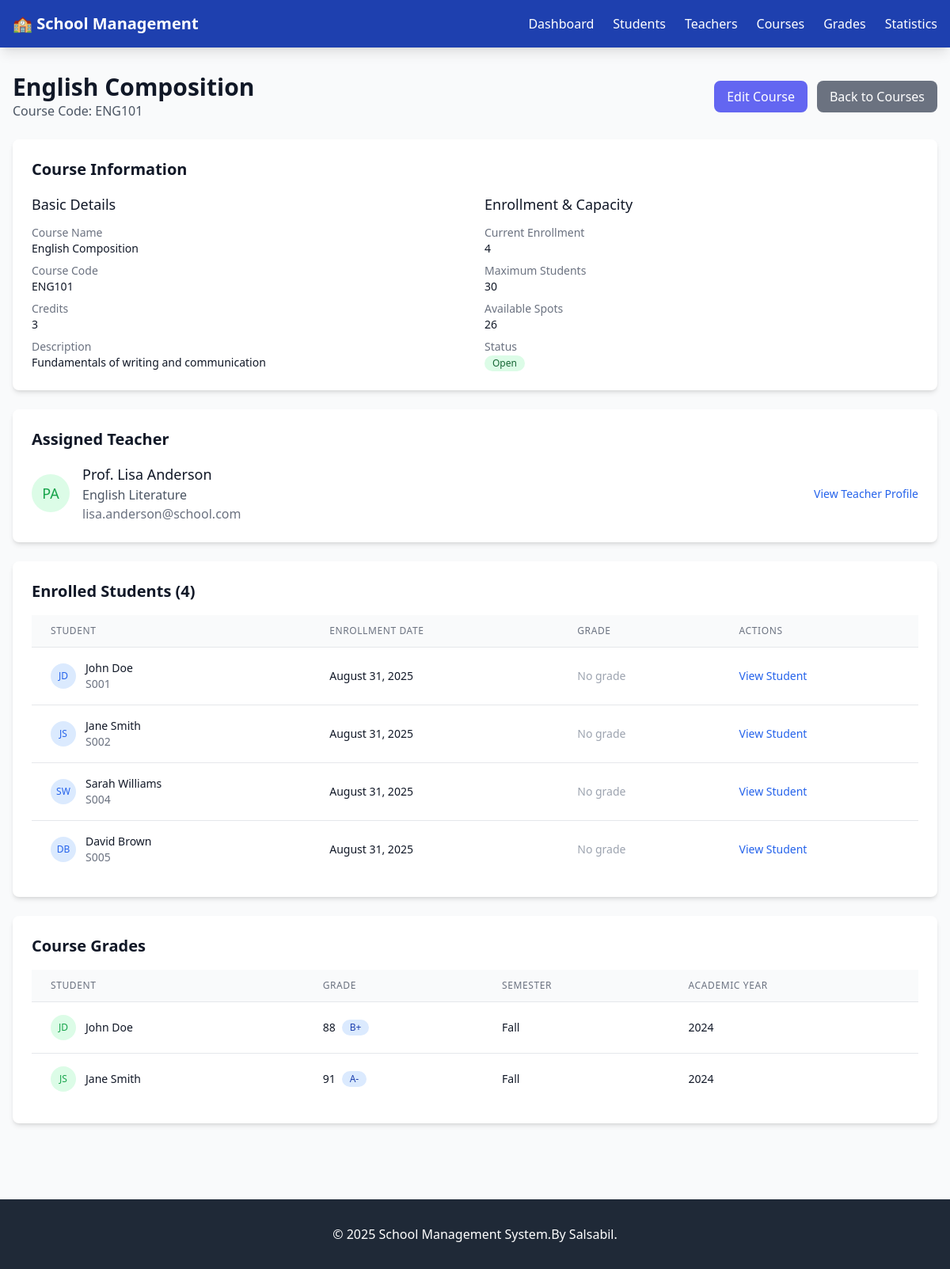
Screenshot of /courses/2 with the database file from the repository.
### models/your_model.py (models this page shows, shortened)
class Course(db.Model):
    __tablename__ = 'courses'
    id = db.Column(db.Integer, primary_key=True)
    course_code = db.Column(db.String(20), unique=True, nullable=False)
    course_name = db.Column(db.String(100), nullable=False)
    description = db.Column(db.Text)
    credits = db.Column(db.Integer, default=1)
    max_students = db.Column(db.Integer, default=30)
    teacher_id = db.Column(db.Integer, db.ForeignKey('teachers.id', ondelete='SET NULL'), nullable=True)
    enrollments = db.relationship('Enrollment', backref='course', lazy=True, cascade='all, delete-orphan')
    grades = db.relationship('Grade', backref='course', lazy=True, cascade='all, delete-orphan')

class Teacher(db.Model):
    __tablename__ = 'teachers'
    id = db.Column(db.Integer, primary_key=True)
    teacher_id = db.Column(db.String(10), unique=True, nullable=False)
    first_name = db.Column(db.String(50), nullable=False)
    last_name = db.Column(db.String(50), nullable=False)
    email = db.Column(db.String(100), unique=True, nullable=False)
    subject_specialty = db.Column(db.String(100))
    hire_date = db.Column(db.Date, default=datetime.utcnow().date)
    status = db.Column(db.String(20), default='active')
    courses = db.relationship('Course', backref='teacher', lazy=True, cascade='all, delete-orphan')
    @property
    def full_name(self):
        return f"{self.first_name} {self.last_name}"

class Enrollment(db.Model):
    __tablename__ = 'enrollments'
    id = db.Column(db.Integer, primary_key=True)
    student_id = db.Column(db.Integer, db.ForeignKey('students.id', ondelete='CASCADE'), nullable=False)
    course_id = db.Column(db.Integer, db.ForeignKey('courses.id', ondelete='CASCADE'), nullable=False)
    enrollment_date = db.Column(db.Date, default=datetime.utcnow().date)
    status = db.Column(db.String(20), default='enrolled')

class Student(db.Model):
    __tablename__ = 'students'
    id = db.Column(db.Integer, primary_key=True)
    student_id = db.Column(db.String(10), unique=True, nullable=False)
    first_name = db.Column(db.String(50), nullable=False)
    last_name = db.Column(db.String(50), nullable=False)
    email = db.Column(db.String(100), unique=True, nullable=False)
    date_of_birth = db.Column(db.Date)
    grade_level = db.Column(db.Integer)
    enrollment_date = db.Column(db.Date, default=datetime.utcnow().date)
    status = db.Column(db.String(20), default='active')
    enrollments = db.relationship('Enrollment', backref='student', lazy=True, cascade='all, delete-orphan')
    grades = db.relationship('Grade', backref='student', lazy=True, cascade='all, delete-orphan')
    @property
    def full_name(self):
        return f"{self.first_name} {self.last_name}"

class Grade(db.Model):
    __tablename__ = 'grades'
    id = db.Column(db.Integer, primary_key=True)
    student_id = db.Column(db.Integer, db.ForeignKey('students.id', ondelete='CASCADE'), nullable=False)
    course_id = db.Column(db.Integer, db.ForeignKey('courses.id', ondelete='CASCADE'), nullable=False)
    grade_value = db.Column(db.Float)
    grade_letter = db.Column(db.String(3))
    semester = db.Column(db.String(20))
    academic_year = db.Column(db.Integer)
    created_at = db.Column(db.DateTime, default=datetime.utcnow)

### index.py (the view)
@app.route('/courses/<int:id>')
def course_details(id):
    course = Course.query.get_or_404(id)
    enrollments = Enrollment.query.filter_by(course_id=id).all()
    grades = Grade.query.filter_by(course_id=id).all()
    return render_template('courses/details.html', course=course,
                         enrollments=enrollments, grades=grades)

### templates/courses/details.html (shortened to what this page needs)
{% extends "base.html" %}
{% block content %}
<div class="space-y-6">
    <div class="flex justify-between items-center">
        <div>
            <h1 class="text-3xl font-bold text-gray-900">{{ course.course_name }}</h1>
            <p class="text-gray-600">Course Code: {{ course.course_code }}</p>
        </div>
        <div class="flex space-x-3">
            <a href="{{ url_for('course_edit', id=course.id) }}" class="bg-indigo-500 hover:bg-indigo-600 text-white font-medium py-2 px-4 rounded-lg transition-colors">
                Edit Course
            </a>
            <a href="{{ url_for('courses_list') }}" class="bg-gray-500 hover:bg-gray-600 text-white font-medium py-2 px-4 rounded-lg transition-colors">
                Back to Courses
            </a>
        </div>
    </div>
    <div class="bg-white rounded-lg shadow-md p-6">
        <h2 class="text-xl font-semibold text-gray-900 mb-4">Course Information</h2>
        <div class="grid grid-cols-1 md:grid-cols-2 gap-6">
            <div>
                <h3 class="text-lg font-medium text-gray-900 mb-3">Basic Details</h3>
                <dl class="space-y-2">
                    <div>
                        <dt class="text-sm font-medium text-gray-500">Course Name</dt>
                        <dd class="text-sm text-gray-900">{{ course.course_name }}</dd>
                    </div>
                    <div>
                        <dt class="text-sm font-medium text-gray-500">Course Code</dt>
                        <dd class="text-sm text-gray-900">{{ course.course_code }}</dd>
                    </div>
                    <div>
                        <dt class="text-sm font-medium text-gray-500">Credits</dt>
                        <dd class="text-sm text-gray-900">{{ course.credits }}</dd>
                    </div>
                    <div>
                        <dt class="text-sm font-medium text-gray-500">Description</dt>
                        <dd class="text-sm text-gray-900">{{ course.description if course.description else 'No description available' }}</dd>
                    </div>
                </dl>
            </div>
            <div>
                <h3 class="text-lg font-medium text-gray-900 mb-3">Enrollment & Capacity</h3>
                <dl class="space-y-2">
                    <div>
                        <dt class="text-sm font-medium text-gray-500">Current Enrollment</dt>
                        <dd class="text-sm text-gray-900">{{ enrollments|length }}</dd>
                    </div>
                    <div>
                        <dt class="text-sm font-medium text-gray-500">Maximum Students</dt>
                        <dd class="text-sm text-gray-900">{{ course.max_students if course.max_students else 'Not set' }}</dd>
                    </div>
                    <div>
                        <dt class="text-sm font-medium text-gray-500">Available Spots</dt>
                        <dd class="text-sm text-gray-900">
                            {% if course.max_students %}
                                {{ course.max_students - enrollments|length }}
                            {% else %}
                                Unlimited
                            {% endif %}
                        </dd>
                    </div>
                    <div>
                        <dt class="text-sm font-medium text-gray-500">Status</dt>
                        <dd class="text-sm">
                            {% if course.max_students %}
                                {% set available = course.max_students - enrollments|length %}
                                <span class="inline-flex items-center px-2.5 py-0.5 rounded-full text-xs font-medium
                                    {% if available > 0 %}bg-green-100 text-green-800
                                    {% elif available == 0 %}bg-yellow-100 text-yellow-800
                                    {% else %}bg-red-100 text-red-800{% endif %}">
                                    {% if available > 0 %}Open
                                    {% elif available == 0 %}Full
                                    {% else %}Overflow{% endif %}
                                </span>
                            {% else %}
                                <span class="inline-flex items-center px-2.5 py-0.5 rounded-full text-xs font-medium bg-blue-100 text-blue-800">
                                    Open
                                </span>
                            {% endif %}
                        </dd>
                    </div>
                </dl>
            </div>
        </div>
    </div>
    {% if course.teacher %}
    <div class="bg-white rounded-lg shadow-md p-6">
        <h2 class="text-xl font-semibold text-gray-900 mb-4">Assigned Teacher</h2>
        <div class="flex items-center">
            <div class="flex-shrink-0 h-12 w-12">
                <div class="h-12 w-12 rounded-full bg-green-100 flex items-center justify-center">
                    <span class="text-green-600 font-medium text-lg">{{ course.teacher.first_name[0] if course.teacher.first_name else 'T' }}{{ course.teacher.last_name[0] if course.teacher.last_name else 'e' }}</span>
                </div>
            </div>
            <div class="ml-4">
                <h3 class="text-lg font-medium text-gray-900">{{ course.teacher.full_name if course.teacher.full_name else 'Unknown Teacher' }}</h3>
                <p class="text-gray-600">{{ course.teacher.subject_specialty if course.teacher.subject_specialty else 'No specialty specified' }}</p>
                <p class="text-gray-500">{{ course.teacher.email if course.teacher.email else 'No email available' }}</p>
            </div>
            <div class="ml-auto">
                <a href="{{ url_for('teacher_details', id=course.teacher.id) }}" class="text-blue-600 hover:text-blue-900 text-sm">View Teacher Profile</a>
            </div>
        </div>
    </div>
    {% endif %}
    <div class="bg-white rounded-lg shadow-md p-6">
        <h2 class="text-xl font-semibold text-gray-900 mb-4">Enrolled Students ({{ enrollments|length }})</h2>
        {% if enrollments %}
        <div class="overflow-x-auto">
            <table class="min-w-full divide-y divide-gray-200">
                <thead class="bg-gray-50">
                    <tr>
                        <th class="px-6 py-3 text-left text-xs font-medium text-gray-500 uppercase tracking-wider">Student</th>
                        <th class="px-6 py-3 text-left text-xs font-medium text-gray-500 uppercase tracking-wider">Enrollment Date</th>
                        <th class="px-6 py-3 text-left text-xs font-medium text-gray-500 uppercase tracking-wider">Grade</th>
                        <th class="px-6 py-3 text-left text-xs font-medium text-gray-500 uppercase tracking-wider">Actions</th>
                    </tr>
                </thead>
                <tbody class="bg-white divide-y divide-gray-200">
                    {% for enrollment in enrollments %}
                    <tr class="hover:bg-gray-50">
                        <td class="px-6 py-4 whitespace-nowrap">
                            <div class="flex items-center">
                                <div class="flex-shrink-0 h-8 w-8">
                                    <div class="h-8 w-8 rounded-full bg-blue-100 flex items-center justify-center">
                                        <span class="text-blue-600 font-medium text-xs">{{ enrollment.student.first_name[0] if enrollment.student.first_name else 'S' }}{{ enrollment.student.last_name[0] if enrollment.student.last_name else 't' }}</span>
                                    </div>
                                </div>
                                <div class="ml-3">
                                    <div class="text-sm font-medium text-gray-900">{{ enrollment.student.full_name if enrollment.student.full_name else 'Unknown Student' }}</div>
                                    <div class="text-sm text-gray-500">{{ enrollment.student.student_id if enrollment.student.student_id else 'No ID' }}</div>
                                </div>
                            </div>
                        </td>
                        <td class="px-6 py-4 whitespace-nowrap text-sm text-gray-900">
                            {{ enrollment.enrollment_date.strftime('%B %d, %Y') if enrollment.enrollment_date else 'Not specified' }}
                        </td>
                        <td class="px-6 py-4 whitespace-nowrap text-sm text-gray-900">
                            {% set student_grade = none %}
                            {% for grade in grades %}
                                {% if grade.student_id == enrollment.student.id %}
                                    {% set student_grade = grade %}
                                {% endif %}
                            {% endfor %}
                            {% if student_grade %}
                                <span class="inline-flex items-center px-2.5 py-0.5 rounded-full text-xs font-medium bg-green-100 text-green-800">
                                    {{ student_grade.grade_letter if student_grade.grade_letter else 'N/A' }}
                                </span>
                            {% else %}
                                <span class="text-gray-400 text-sm">No grade</span>
                            {% endif %}
                        </td>
                        <td class="px-6 py-4 whitespace-nowrap text-sm font-medium">
                            <a href="{{ url_for('student_details', id=enrollment.student.id) }}" class="text-blue-600 hover:text-blue-900">View Student</a>
                        </td>
                    </tr>
                    {% endfor %}
                </tbody>
            </table>
        </div>
        {% endif %}
    </div>
    {% if grades %}
    <div class="bg-white rounded-lg shadow-md p-6">
        <h2 class="text-xl font-semibold text-gray-900 mb-4">Course Grades</h2>
        <div class="overflow-x-auto">
            <table class="min-w-full divide-y divide-gray-200">
                <thead class="bg-gray-50">
                    <tr>
                        <th class="px-6 py-3 text-left text-xs font-medium text-gray-500 uppercase tracking-wider">Student</th>
                        <th class="px-6 py-3 text-left text-xs font-medium text-gray-500 uppercase tracking-wider">Grade</th>
                        <th class="px-6 py-3 text-left text-xs font-medium text-gray-500 uppercase tracking-wider">Semester</th>
                        <th class="px-6 py-3 text-left text-xs font-medium text-gray-500 uppercase tracking-wider">Academic Year</th>
                    </tr>
                </thead>
                <tbody class="bg-white divide-y divide-gray-200">
                    {% for grade in grades %}
                    <tr class="hover:bg-gray-50">
                        <td class="px-6 py-4 whitespace-nowrap">
                            <div class="flex items-center">
                                <div class="flex-shrink-0 h-8 w-8">
                                    <div class="h-8 w-8 rounded-full bg-green-100 flex items-center justify-center">
                                        <span class="text-green-600 font-medium text-xs">{{ grade.student.first_name[0] if grade.student.first_name else 'S' }}{{ grade.student.last_name[0] if grade.student.last_name else 't' }}</span>
                                    </div>
                                </div>
                                <div class="ml-3">
                                    <div class="text-sm font-medium text-gray-900">{{ grade.student.full_name if grade.student.full_name else 'Unknown Student' }}</div>
                                </div>
                            </div>
                        </td>
                        <td class="px-6 py-4 whitespace-nowrap">
                            <div class="flex items-center space-x-2">
                                {% if grade.grade_value %}
                                <span class="text-sm text-gray-900">{{ grade.grade_value }}</span>
                                {% endif %}
                                {% if grade.grade_letter %}
                                <span class="inline-flex items-center px-2.5 py-0.5 rounded-full text-xs font-medium bg-blue-100 text-blue-800">
                                    {{ grade.grade_letter }}
                                </span>
                                {% endif %}
                            </div>
                        </td>
                        <td class="px-6 py-4 whitespace-nowrap text-sm text-gray-900">{{ grade.semester if grade.semester else 'N/A' }}</td>
                        <td class="px-6 py-4 whitespace-nowrap text-sm text-gray-900">{{ grade.academic_year if grade.academic_year else 'N/A' }}</td>
                    </tr>
                    {% endfor %}
                </tbody>
            </table>
        </div>
    </div>
    {% endif %}
</div>
{% endblock %}

### rows the page displays
Course: course_name "English Composition", course_code "ENG101", credits "3", description "Fundamentals of writing and communication", max_students "30"
Teacher: teacher "P", teacher "A", teacher "Prof. Lisa Anderson", teacher "English Literature", teacher "lisa.anderson@school.com"
Enrollment: student "J", student "D", student "John Doe", student "S001", enrollment_date "August 31, 2025"
Enrollment: student "J", student "S", student "Jane Smith", student "S002", enrollment_date "August 31, 2025"
Enrollment: student "S", student "W", student "Sarah Williams", student "S004", enrollment_date "August 31, 2025"
Enrollment: student "D", student "B", student "David Brown", student "S005", enrollment_date "August 31, 2025"
Grade: student "J", student "D", student "John Doe", grade_value "88", grade_letter "B+", semester "Fall", academic_year "2024"
Grade: student "J", student "S", student "Jane Smith", grade_value "91", grade_letter "A-", semester "Fall", academic_year "2024"

### other values shown
{{ enrollments|length }} "4"
{{ course.max_students - enrollments|length }} "26"
